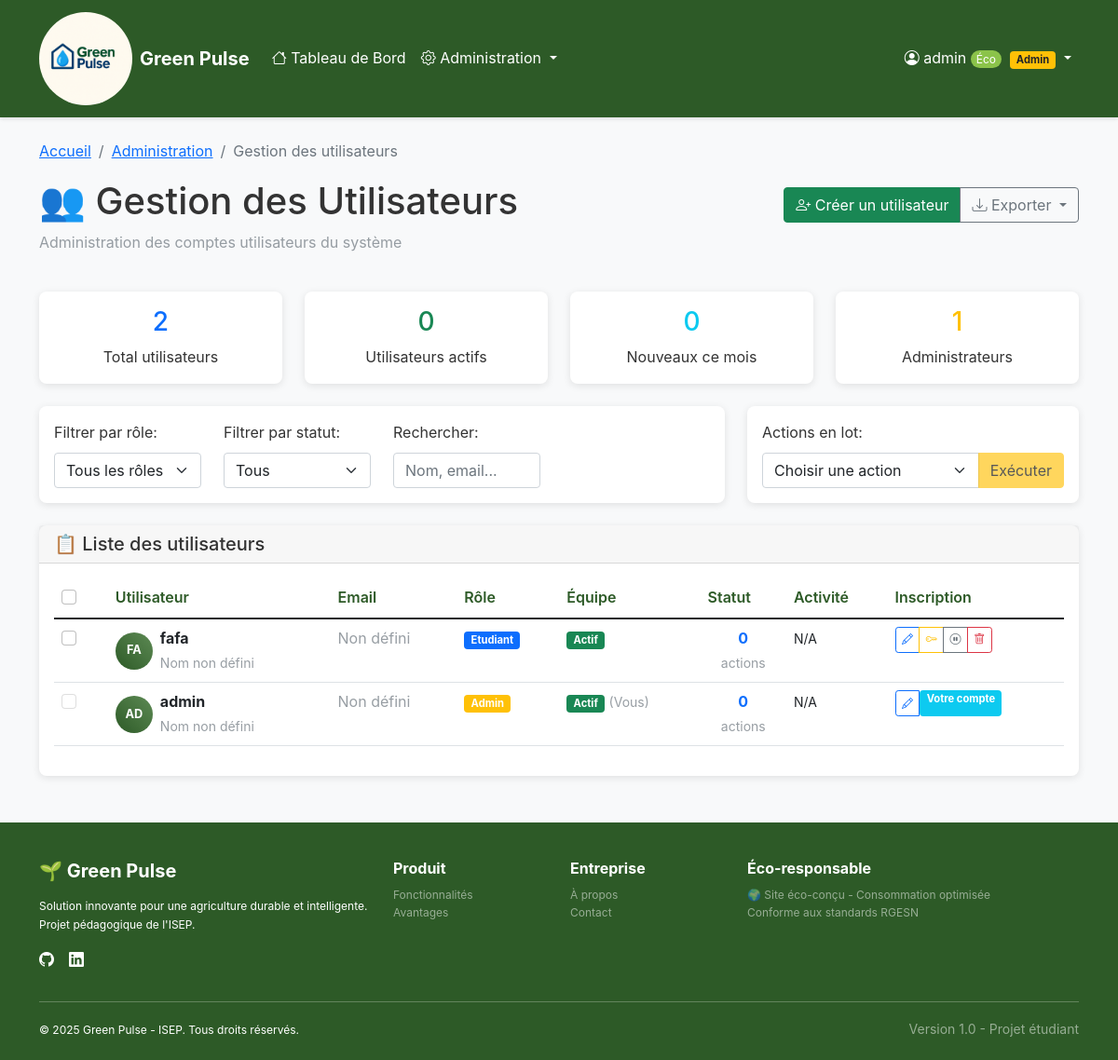
The app's page /?controller=admin&action=users (signed in) with its own data.
### tables this page shows
CREATE TABLE `user` (
  `id_user` char(36) NOT NULL,
  `username` varchar(50) NOT NULL,
  `password` varchar(255) NOT NULL,
  `role_id` int(11) DEFAULT NULL
);

CREATE TABLE `role` (
  `id` int(11) NOT NULL,
  `name` varchar(100) DEFAULT NULL
);

### controllers/BaseController.php (called while the page is built, shortened)
<?php
class BaseController {
    protected function render($view, $data = []) {
        extract($data);
        require_once BASE_PATH . '/views/' . $view . '.php';
        require_once BASE_PATH . '/views/layout.php';
    }
}
?>

### controllers/AdminController.php (called while the page is built, shortened)
<?php
require_once BASE_PATH . '/controllers/BaseController.php';
require_once BASE_PATH . '/models/User.php';
class AdminController extends BaseController {
    private $userModel;
    private $roleModel;
    public function __construct() {
        $this->userModel = new User();
        $this->roleModel = new Role();
    }
    public function users() {
        $users = $this->userModel->findAllWithProfiles();
        $roles = $this->roleModel->findAll();
        $stats = $this->userModel->getStats();
        $this->render('admin/users', [
            'users' => $users,
            'roles' => $roles,
            'stats' => $stats
        ]);
    }
}

### config/Database.php (called while the page is built, shortened)
<?php
class Database {
    private static $instances = [];
    private static $configs = [
         'remote' => [
            'host' => 'localhost',
            'dbname' => '8PDuqiQ06b_bdd_serre',
            'user' => 'root',
            'pwd' => ''
         ],
        'local' => [
            'host' => 'localhost',
            'dbname' => '8PDuqiQ06b_bdd_serre',
            'user' => 'root',
            'pwd' => ''
        ]
    ];
    private function __construct($config) {
        try {
            $this->connection = new PDO(
                "mysql:host={$config['host']};dbname={$config['dbname']};charset=utf8mb4",
                $config['user'],
                $config['pwd'],
                [
                    PDO::ATTR_ERRMODE => PDO::ERRMODE_EXCEPTION,
                    PDO::ATTR_DEFAULT_FETCH_MODE => PDO::FETCH_ASSOC,
                    PDO::ATTR_EMULATE_PREPARES => false
                ]
            );
        } catch (PDOException $e) {
            die("Erreur de connexion à la base de données : " . $e->getMessage());
        }
    }
    public static function getConnection($name = 'local') {
        if (!isset(self::$instances[$name])) {
            self::$instances[$name] = new self(self::$configs[$name]);
        }
        return self::$instances[$name]->connection;
    }
}

### models/User.php (called while the page is built, shortened)
<?php
class User {
    private $db;
   public function __construct() {
        $this->db = Database::getConnection('local');
    }
    public function getStats() {
        return [
            'total_users' => $this->db->query("SELECT COUNT(*) FROM user")->fetchColumn(),
            'active_users' => $this->db->query("SELECT COUNT(*) FROM user_profiles WHERE deleted_at IS NULL OR deleted_at = '0000-00-00 00:00:00'")->fetchColumn(),
            'new_users_month' => $this->db->query("SELECT COUNT(*) FROM user_profiles WHERE created_at >= DATE_SUB(NOW(), INTERVAL 1 MONTH)")->fetchColumn(),
            'admin_users' => $this->db->query("SELECT COUNT(*) FROM user u JOIN role r ON u.role_id = r.id WHERE r.name = 'admin'")->fetchColumn()
        ];
    }
    public function findAllWithProfiles() {
        $stmt = $this->db->query("
            SELECT u.id_user, u.username, u.role_id, r.name as role_name,
                   up.email, up.first_name, up.last_name, up.phone,
                   up.created_at, up.deleted_at,
                   (CASE WHEN up.deleted_at IS NULL THEN 1 ELSE 0 END) as is_active,
                   (SELECT COUNT(*) FROM actuator_logs al WHERE al.user_id = u.id_user) as total_actions,
                   (SELECT MAX(timestamp) FROM actuator_logs al WHERE al.user_id = u.id_user) as last_activity
            FROM user u
            LEFT JOIN user_profiles up ON u.id_user = up.user_id
            LEFT JOIN role r ON u.role_id = r.id
            ORDER BY up.created_at DESC
        ");
        return $stmt->fetchAll();
    }
}

### views/admin/users.php (the view, shortened to what this page needs)
<div class="row">
    <div class="col-12">
        <nav aria-label="breadcrumb">
            <ol class="breadcrumb">
                <li class="breadcrumb-item"><a href="<?= BASE_URL ?>?controller=home">Accueil</a></li>
                <li class="breadcrumb-item"><a href="<?= BASE_URL ?>?controller=admin&action=dashboard">Administration</a></li>
                <li class="breadcrumb-item active">Gestion des utilisateurs</li>
            </ol>
        </nav>
    </div>
</div>
<div class="row mb-4">
    <div class="col-12">
        <div class="d-flex justify-content-between align-items-center">
            <h1>👥 Gestion des Utilisateurs</h1>
            <div class="btn-group">
                <button class="btn btn-success" data-bs-toggle="modal" data-bs-target="#createUserModal">
                    <i class="bi bi-person-plus"></i> Créer un utilisateur
                </button>
                <div class="btn-group">
                    <button class="btn btn-outline-secondary dropdown-toggle" data-bs-toggle="dropdown">
                        <i class="bi bi-download"></i> Exporter
                    </button>
                </div>
            </div>
        </div>
        <p class="text-muted">Administration des comptes utilisateurs du système</p>
    </div>
</div>
<div class="row mb-4">
    <div class="col-md-3">
        <div class="card text-center">
            <div class="card-body">
                <h3 class="text-primary"><?= $stats['total_users'] ?></h3>
                <p class="mb-0">Total utilisateurs</p>
            </div>
        </div>
    </div>
    <div class="col-md-3">
        <div class="card text-center">
            <div class="card-body">
                <h3 class="text-success"><?= $stats['active_users'] ?></h3>
                <p class="mb-0">Utilisateurs actifs</p>
            </div>
        </div>
    </div>
    <div class="col-md-3">
        <div class="card text-center">
            <div class="card-body">
                <h3 class="text-info"><?= $stats['new_users_month'] ?></h3>
                <p class="mb-0">Nouveaux ce mois</p>
            </div>
        </div>
    </div>
    <div class="col-md-3">
        <div class="card text-center">
            <div class="card-body">
                <h3 class="text-warning"><?= $stats['admin_users'] ?></h3>
                <p class="mb-0">Administrateurs</p>
            </div>
        </div>
    </div>
</div>
<div class="row mb-4">
    <div class="col-md-8">
        <div class="card">
            <div class="card-body">
                <div class="row align-items-center">
                    <div class="col-md-3">
                        <label for="roleFilter" class="form-label">Filtrer par rôle:</label>
                        <select id="roleFilter" class="form-select" onchange="filterUsers()">
                            <option value="">Tous les rôles</option>
                        </select>
                    </div>
                    <div class="col-md-3">
                        <label for="statusFilter" class="form-label">Filtrer par statut:</label>
                        <select id="statusFilter" class="form-select" onchange="filterUsers()">
                            <option value="">Tous</option>
                        </select>
                    </div>
                    <div class="col-md-3">
                        <label for="searchFilter" class="form-label">Rechercher:</label>
                        <input type="text" id="searchFilter" class="form-control" placeholder="Nom, email..."
                               onkeyup="filterUsers()">
                    </div>
                </div>
            </div>
        </div>
    </div>
    <div class="col-md-4">
        <div class="card">
            <div class="card-body">
                <label class="form-label">Actions en lot:</label>
                <form method="POST" action="<?= BASE_URL ?>?controller=admin&action=bulkActions" id="bulkActionsForm">
                    <div class="input-group">
                        <select name="bulk_action" class="form-select" required>
                            <option value="">Choisir une action</option>
                        </select>
                        <button type="submit" class="btn btn-warning" onclick="return confirmBulkAction()">
                        </button>
                    </div>
                </form>
            </div>
        </div>
    </div>
</div>
<div class="row">
    <div class="col-12">
        <div class="card">
            <div class="card-header">
                <h5 class="mb-0">📋 Liste des utilisateurs</h5>
            </div>
            <div class="card-body">
                <div class="table-responsive">
                    <table class="table table-hover" id="usersTable">
                        <thead>
                            <tr>
                                <th>
                                    <div class="form-check">
                                        <input class="form-check-input" type="checkbox" id="selectAll"
                                               onchange="toggleAllUsers()">
                                    </div>
                                </th>
                                <th>Utilisateur</th>
                                <th>Email</th>
                                <th>Rôle</th>
                                <th>Équipe</th>
                                <th>Statut</th>
                                <th>Activité</th>
                                <th>Inscription</th>
                            </tr>
                        </thead>
                        <tbody>
                            <?php foreach ($users as $user): ?>
                                <tr data-role="<?= $user['role_name'] ?>"
                                    data-status="<?= $user['is_active'] ?>"
                                    data-search="<?= strtolower($user['username'] . ' ' . $user['email'] . ' ' . $user['first_name'] . ' ' . $user['last_name']) ?>"
                                    class="user-row">
                                    <td>
                                        <div class="form-check">
                                            <input class="form-check-input user-checkbox" type="checkbox"
                                                   name="user_ids[]" value="<?= $user['id_user'] ?>"
                                                   <?= $user['id_user'] === $_SESSION['user_id'] ? 'disabled' : '' ?>>
                                        </div>
                                    </td>
                                    <td>
                                        <div class="d-flex align-items-center">
                                            <div class="avatar me-2">
                                                <div class="avatar-circle">
                                                    <?= strtoupper(substr($user['username'], 0, 2)) ?>
                                                </div>
                                            </div>
                                            <div>
                                                <div class="fw-bold"><?= htmlspecialchars($user['username']) ?></div>
                                                <small class="text-muted">
                                                    <?= htmlspecialchars(trim(($user['first_name'] ?? '') . ' ' . ($user['last_name'] ?? '')) ?: 'Nom non défini') ?>
                                                </small>
                                            </div>
                                        </div>
                                    </td>
                                    <td>
                                        <?php if ($user['email']): ?>
                                            <a href="mailto:<?= htmlspecialchars($user['email']) ?>" class="text-decoration-none">
                                                <?= htmlspecialchars($user['email']) ?>
                                            </a>
                                        <?php else: ?>
                                            <span class="text-muted">Non défini</span>
                                        <?php endif; ?>
                                    </td>
                                    <td>
                                        <span class="badge bg-<?= $user['role_name'] === 'admin' ? 'warning' : 'primary' ?>">
                                            <?= ucfirst($user['role_name'] ?? 'Aucun') ?>
                                        </span>
                                    </td>
                                    <td>
                                        <span class="badge bg-<?= $user['is_active'] ? 'success' : 'secondary' ?>">
                                            <?= $user['is_active'] ? 'Actif' : 'Inactif' ?>
                                        </span>
                                        <?php if ($user['id_user'] === $_SESSION['user_id']): ?>
                                            <small class="text-muted">(Vous)</small>
                                        <?php endif; ?>
                                    </td>
                                    <td>
                                        <div class="text-center">
                                            <div class="fw-bold text-primary"><?= $user['total_actions'] ?></div>
                                            <small class="text-muted">actions</small>
                                        </div>
                                    </td>
                                    <td>
                                        <small>
                                            <?= $user['created_at'] ? date('d/m/Y', strtotime($user['created_at'])) : 'N/A' ?>
                                        </small>
                                    </td>
                                    <td>
                                        <div class="btn-group btn-group-sm">
                                            <button class="btn btn-outline-primary btn-sm"
                                                    onclick="editUser('<?= $user['id_user'] ?>')" title="Modifier">
                                                <i class="bi bi-pencil"></i>
                                            </button>
                                            <?php if ($user['id_user'] !== $_SESSION['user_id']): ?>
                                                <button class="btn btn-outline-warning btn-sm"
                                                        onclick="resetPassword('<?= $user['id_user'] ?>', '<?= htmlspecialchars($user['username']) ?>')"
                                                        title="Réinitialiser mot de passe">
                                                    <i class="bi bi-key"></i>
                                                </button>
                                                <button class="btn btn-outline-<?= $user['is_active'] ? 'secondary' : 'success' ?> btn-sm"
                                                        onclick="toggleUserStatus('<?= $user['id_user'] ?>', '<?= htmlspecialchars($user['username']) ?>', <?= $user['is_active'] ?>)"
                                                        title="<?= $user['is_active'] ? 'Désactiver' : 'Activer' ?>">
                                                    <i class="bi bi-<?= $user['is_active'] ? 'pause' : 'play' ?>-circle"></i>
                                                </button>
                                                <button class="btn btn-outline-danger btn-sm"
                                                        onclick="deleteUser('<?= $user['id_user'] ?>', '<?= htmlspecialchars($user['username']) ?>')"
                                                        title="Supprimer">
                                                    <i class="bi bi-trash"></i>
                                                </button>
                                            <?php else: ?>
                                                <span class="badge bg-info">Votre compte</span>
                                            <?php endif; ?>
                                        </div>
                                    </td>
                                </tr>
                            <?php endforeach; ?>
                        </tbody>
                    </table>
                </div>
            </div>
        </div>
    </div>
</div>

### records on screen
user: role "2", username "AD", username "admin", last_name "Nom non défini", role.name "Admin", shows "(Vous)", total_actions "0", shows "Votre compte"
user: username "FA", username "fafa", last_name "Nom non défini", role.name "Etudiant", total_actions "0"

### other values on screen
$_SESSION['username'] "admin"
$stats['active_users'] "0"
$stats['new_users_month'] "0"
$stats['admin_users'] "1"
